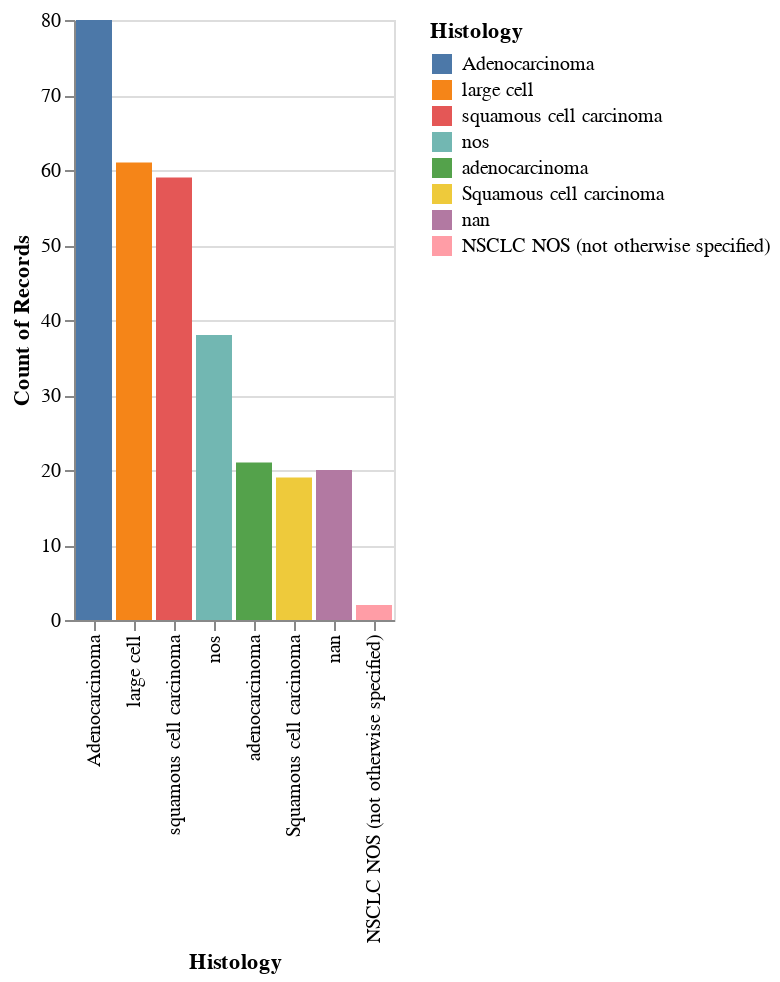

This figure's notebook cell:
### Markdown cell above
The bar graph shows all the different cancer types included in this study against the number of cases that each type had. This graph shows that Adenocarcinoma was the type of cancer with the most recorded cases. This graph also includes the nan and the two types of NOS data that were collected.

### Code cell
DeepnoteChart(df, """{"layer":[{"layer":[{"mark":{"clip":true,"type":"bar","tooltip":true},"encoding":{"x":{"sort":null,"type":"nominal","field":"Histology","scale":{"type":"linear"}},"y":{"sort":null,"type":"quantitative","scale":{"type":"linear"},"format":{"type":"default","decimals":null},"aggregate":"count","formatType":"numberFormatFromNumberType"},"color":{"sort":null,"type":"nominal","field":"Histology","scale":{"scheme":"tableau10"}}}}]}],"title":"","config":{"legend":{}},"$schema":"https://vega.github.io/schema/vega-lite/v5.json","encoding":{}}""")

### Figure 1 — Vega-Lite specification as saved in the notebook (floating-point values rounded to 4 significant figures; data arrays with more than 128 entries replaced by an {"elided": "..."} marker saying what was removed)
{"layer": [{"layer": [{"mark": {"clip": true, "type": "bar", "tooltip": true}, "encoding": {"x": {"sort": null, "type": "nominal", "field": "Histology", "scale": {"type": "linear"}}, "y": {"sort": null, "type": "quantitative", "scale": {"type": "linear"}, "format": {"type": "default", "decimals": null}, "aggregate": "count", "formatType": "numberFormatFromNumberType"}, "color": {"sort": null, "type": "nominal", "field": "Histology", "scale": {"scheme": "tableau10"}}}}]}], "title": "", "config": {"legend": {}}, "$schema": "https://vega.github.io/schema/vega-lite/v5.json", "encoding": {}, "data": {"values": {"elided": "300 records"}}}
